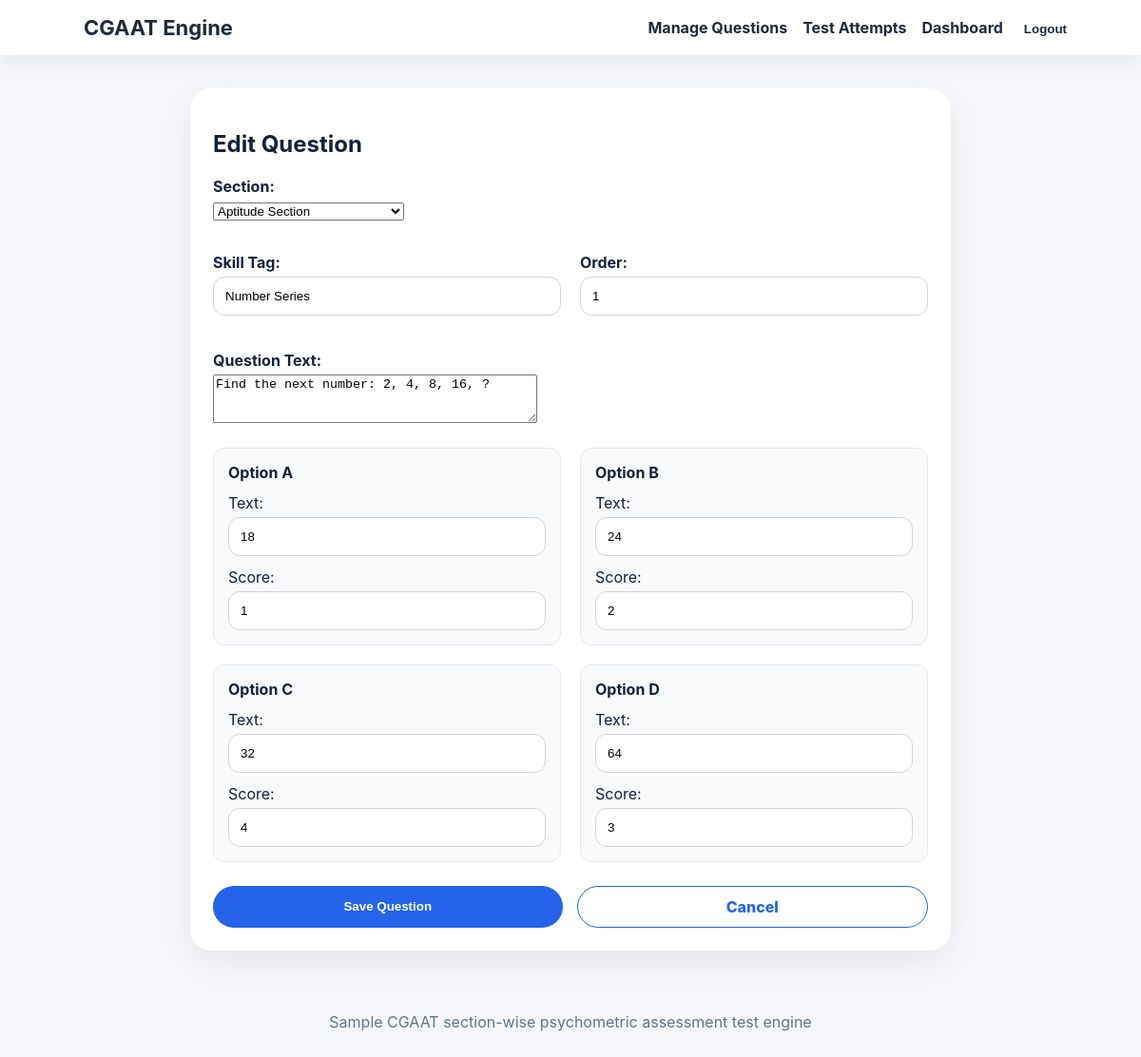
The app's page /manage/questions/1/edit/ (signed in) with its own data.
### assessment/models.py (models this page shows, shortened)
class Question(models.Model):
    section = models.ForeignKey(Section, on_delete=models.CASCADE, related_name='questions')
    text = models.TextField()
    option_a = models.CharField(max_length=255)
    score_a = models.IntegerField(default=1)
    option_b = models.CharField(max_length=255)
    score_b = models.IntegerField(default=2)
    option_c = models.CharField(max_length=255)
    score_c = models.IntegerField(default=3)
    option_d = models.CharField(max_length=255)
    score_d = models.IntegerField(default=4)
    order = models.PositiveIntegerField(default=1)
    skill_tag = models.CharField(max_length=80, default='General')

### assessment/views.py (the view)
# urls.py: path('manage/questions/<int:pk>/edit/', views.question_update, name='question_update'),
@staff_member_required(login_url='login')
def question_update(request, pk):
    question = get_object_or_404(Question, pk=pk)
    if request.method == 'POST':
        form = QuestionForm(request.POST, instance=question)
        if form.is_valid():
            form.save()
            messages.success(request, 'Question updated successfully.')
            return redirect('question_list')
    else:
        form = QuestionForm(instance=question)
    return render(request, 'assessment/question_form.html', {'form': form, 'title': 'Edit Question'})

### assessment/models.py (called while the page is built)
    def __str__(self): return self.name

### templates/assessment/question_form.html (shortened to what this page needs)
{% extends 'assessment/base.html' %}
{% block content %}
<div class="auth" style="max-width: 800px;">
    <h2>{{ title }}</h2>
    <form method="post">
        <div style="margin-bottom: 15px;">
            <label style="background: transparent; border: none; padding: 0; margin-bottom: 5px; font-weight: bold;">Section:</label>
            {{ form.section }}
        </div>
        <div class="grid">
            <div style="margin-bottom: 15px;">
                <label style="background: transparent; border: none; padding: 0; margin-bottom: 5px; font-weight: bold;">Skill Tag:</label>
                {{ form.skill_tag }}
            </div>
            <div style="margin-bottom: 15px;">
                <label style="background: transparent; border: none; padding: 0; margin-bottom: 5px; font-weight: bold;">Order:</label>
                {{ form.order }}
            </div>
        </div>
        <div style="margin-bottom: 15px;">
            <label style="background: transparent; border: none; padding: 0; margin-bottom: 5px; font-weight: bold;">Question Text:</label>
            {{ form.text }}
        </div>
        <div class="grid" style="grid-template-columns: 1fr 1fr;">
            <div style="padding: 15px; border: 1px solid #e5e7eb; border-radius: 12px; background: #f8fafc;">
                <strong>Option A</strong>
                <div style="margin-top: 10px;">
                    <label style="background: transparent; border: none; padding: 0; margin-bottom: 5px;">Text:</label>
                    {{ form.option_a }}
                </div>
                <div style="margin-top: 10px;">
                    <label style="background: transparent; border: none; padding: 0; margin-bottom: 5px;">Score:</label>
                    {{ form.score_a }}
                </div>
            </div>
            <div style="padding: 15px; border: 1px solid #e5e7eb; border-radius: 12px; background: #f8fafc;">
                <strong>Option B</strong>
                <div style="margin-top: 10px;">
                    <label style="background: transparent; border: none; padding: 0; margin-bottom: 5px;">Text:</label>
                    {{ form.option_b }}
                </div>
                <div style="margin-top: 10px;">
                    <label style="background: transparent; border: none; padding: 0; margin-bottom: 5px;">Score:</label>
                    {{ form.score_b }}
                </div>
            </div>
            <div style="padding: 15px; border: 1px solid #e5e7eb; border-radius: 12px; background: #f8fafc;">
                <strong>Option C</strong>
                <div style="margin-top: 10px;">
                    <label style="background: transparent; border: none; padding: 0; margin-bottom: 5px;">Text:</label>
                    {{ form.option_c }}
                </div>
                <div style="margin-top: 10px;">
                    <label style="background: transparent; border: none; padding: 0; margin-bottom: 5px;">Score:</label>
                    {{ form.score_c }}
                </div>
            </div>
            <div style="padding: 15px; border: 1px solid #e5e7eb; border-radius: 12px; background: #f8fafc;">
                <strong>Option D</strong>
                <div style="margin-top: 10px;">
                    <label style="background: transparent; border: none; padding: 0; margin-bottom: 5px;">Text:</label>
                    {{ form.option_d }}
                </div>
                <div style="margin-top: 10px;">
                    <label style="background: transparent; border: none; padding: 0; margin-bottom: 5px;">Score:</label>
                    {{ form.score_d }}
                </div>
            </div>
        </div>
        <div style="margin-top: 25px; display: flex; gap: 15px;">
            <button type="submit" class="btn" style="flex: 1;">Save Question</button>
            <a href="{% url 'question_list' %}" class="btn outline" style="flex: 1; text-align: center;">Cancel</a>
        </div>
    </form>
</div>
{% endblock %}

### static/css/style.css (style rules this page uses)
* { box-sizing:border-box }
body { margin:0;font-family:Inter,Arial,sans-serif;background:#f5f7fb;color:#14213d }
a { text-decoration:none;color:#1d4ed8 }
.pill,.btn { background:#2563eb!important;color:white!important;padding:11px 18px;border-radius:999px;border:0;display:inline-block;font-weight:800;cursor:pointer }
.outline { background:white!important;color:#2563eb!important;border:1px solid #2563eb!important }
.grid { display:grid;grid-template-columns:repeat(auto-fit,minmax(230px,1fr));gap:20px;margin:22px 0 }
.card,.auth,.test-card,.report,.table { background:white;border-radius:22px;padding:24px;box-shadow:0 12px 35px #00000012 }
.auth { max-width:520px;margin:auto }
.auth input { width:100%;padding:12px;border:1px solid #d1d5db;border-radius:12px }
label { display:block;padding:15px;margin:12px 0;background:#f8fafc;border:1px solid #e5e7eb;border-radius:16px;cursor:pointer }

### records on screen
Question: section "Aptitude Section", skill_tag "Number Series", order "1", text "Find the next number: 2, 4, 8, 16, ?", option_a "18", score_a "1", option_b "24", score_b "2", option_c "32", score_c "4", option_d "64", score_d "3"

### other values on screen
{{ title }} "Edit Question"
